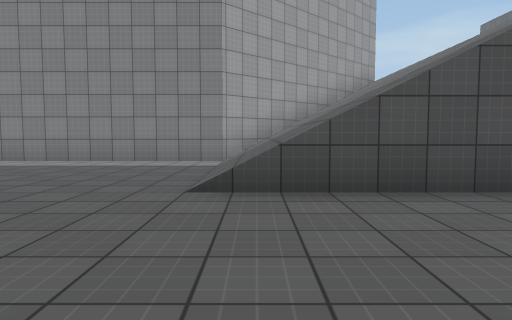
view 1 (above)

19 first-person views from a walk through a Unity game level. The camera is 1.2 m above the floor, tilts 4° down and sees 70° across. The floor is counted in squares, 2 m on a side. Each view is taken from the middle of a square. On the plan, view 1 faces up. The plan holds only what a view shows up to about 10 squares ahead; the rest is blank. The place goes on beyond the plan. The player is left out. Surface patterns are stand-ins for the level's own textures.

view 2
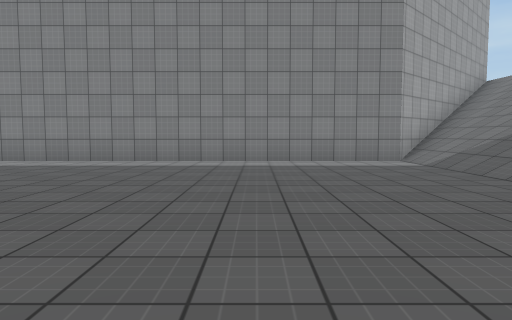

view 3
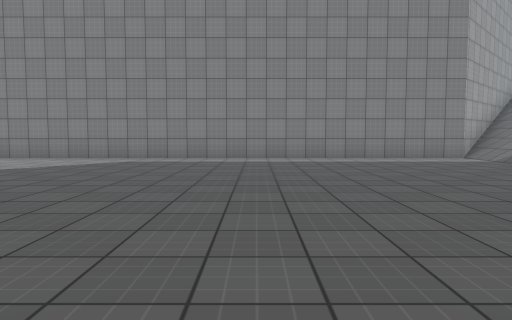

view 4
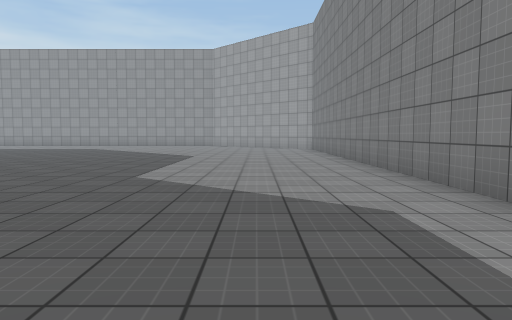

view 5
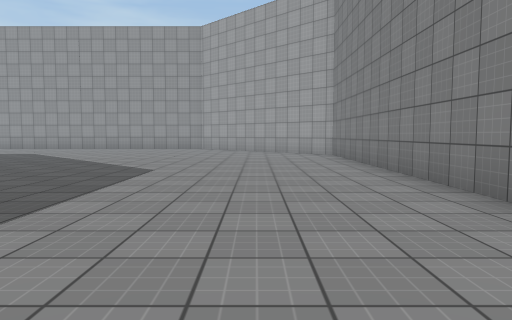

view 6
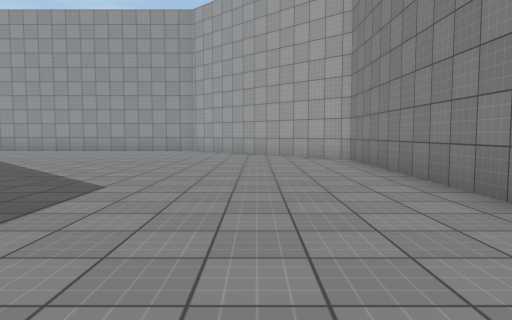

view 7
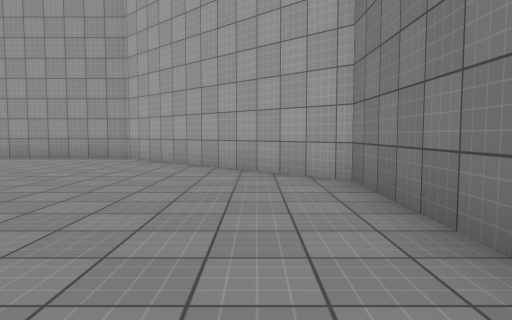

view 8
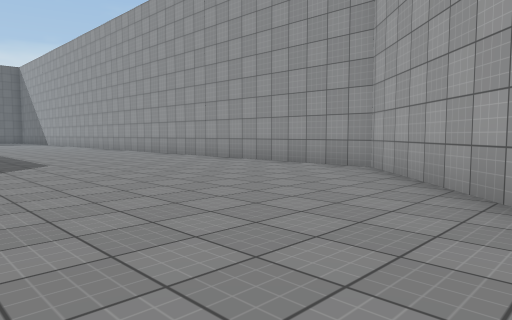

view 9
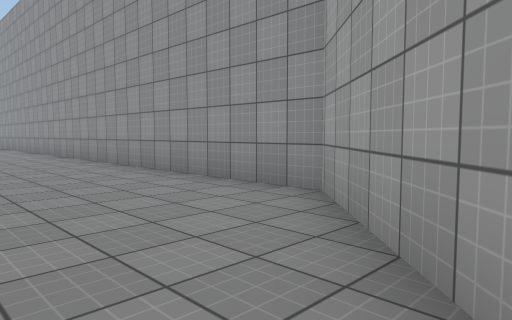

view 10
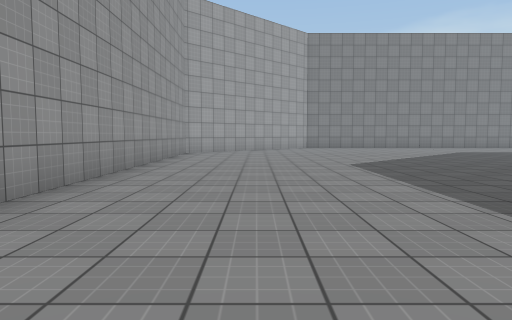

view 11
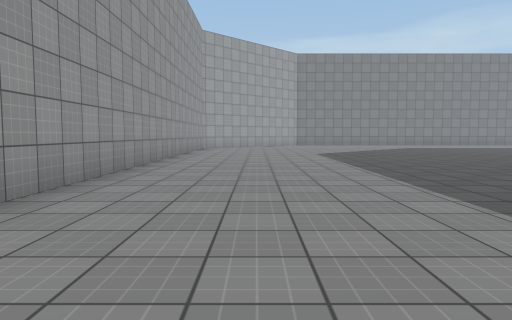

view 12
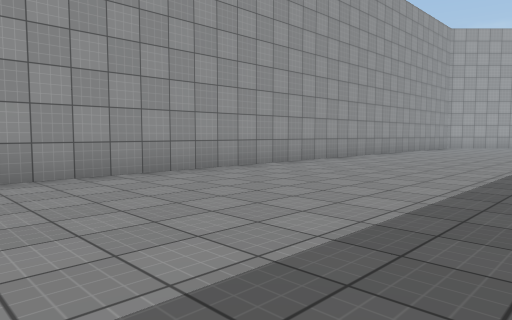

view 13
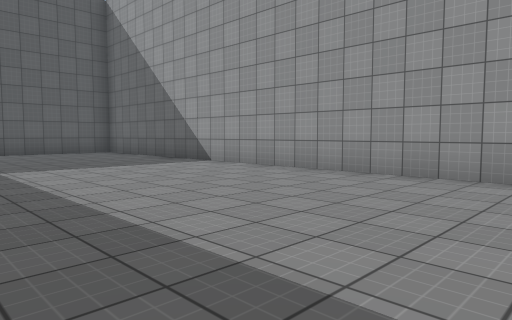

view 14
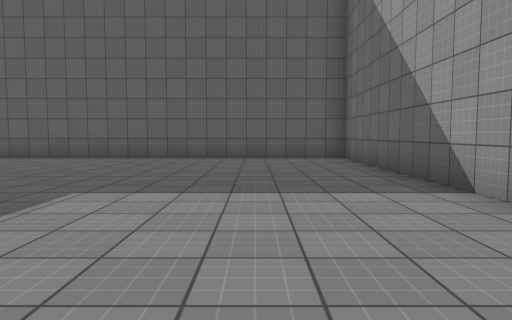

view 15
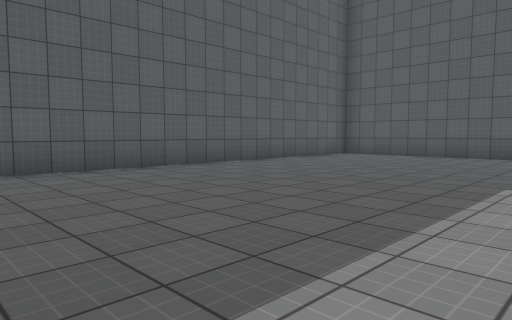

view 16
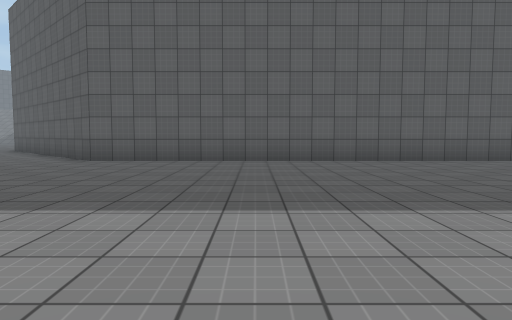

view 17
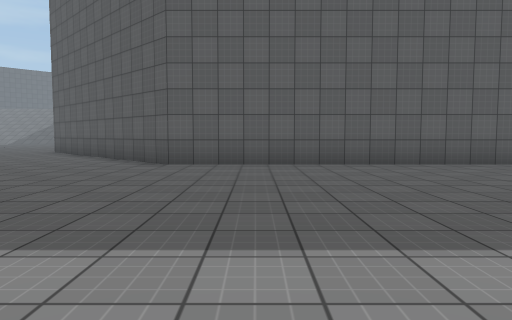

view 18
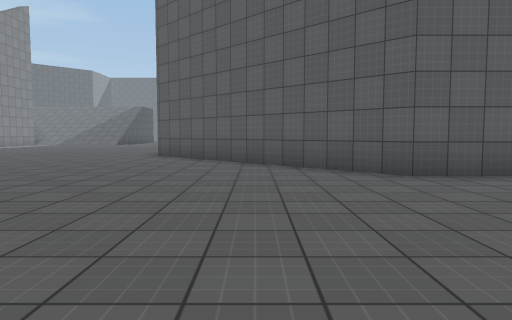

view 19
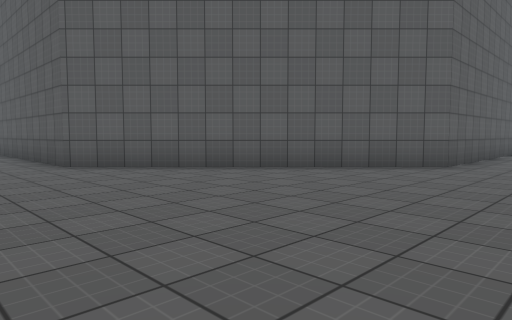

### Floor plan
Key: @ floor where view 1 was taken; # wall or solid block; . floor; / step, stairs or slope.
Columns run from 26 left of view 1 to 4 right of it. Each row starts with its distance up from view 1.
 10                           ##///
  9      ######################////
  8     ##..................../////
  7    ##...................../////
  6   ##....................../////
  5  ##.......................////
  4 ##........................////
  3 #............................
  2 #...............  ...........
  1 #...............  ...... ...
  0 #................  ....   @
 -1 #....................
 -2 #..............######
 -3 #.............##
 -4 #............##
 -5 #...........##
 -6 #..........##
 -7 #..........#
 -8 #..........#
 -9 #..........#
-10 #..........#
-11 #..........#
-12 #..........#
-13 #..........#
-14 #..........#
-15 #..........#
-16 #..........#
-17 #..........#
-18 #..........#
-19 #..........#
-20 #.........
-21 #.........
-22 ###########

Positions as (right, up) in squares from view 1, and headings:
1: (0, 0), facing up
2: (-4, 0), facing up
3: (-6, -1), facing up
4: (-6, 6), facing left
5: (-10, 6), facing left
6: (-12, 6), facing left
7: (-16, 7), facing left
8: (-19, 7), facing down-left
9: (-22, 6), facing down-left
10: (-23, -8), facing up
11: (-23, -12), facing up
12: (-20, -13), facing up-left
13: (-20, -9), facing down-left
14: (-23, -12), facing down
15: (-22, -11), facing down-right
16: (-24, -10), facing right
17: (-23, -8), facing right
18: (-21, -4), facing right
19: (-18, 1), facing down-right
